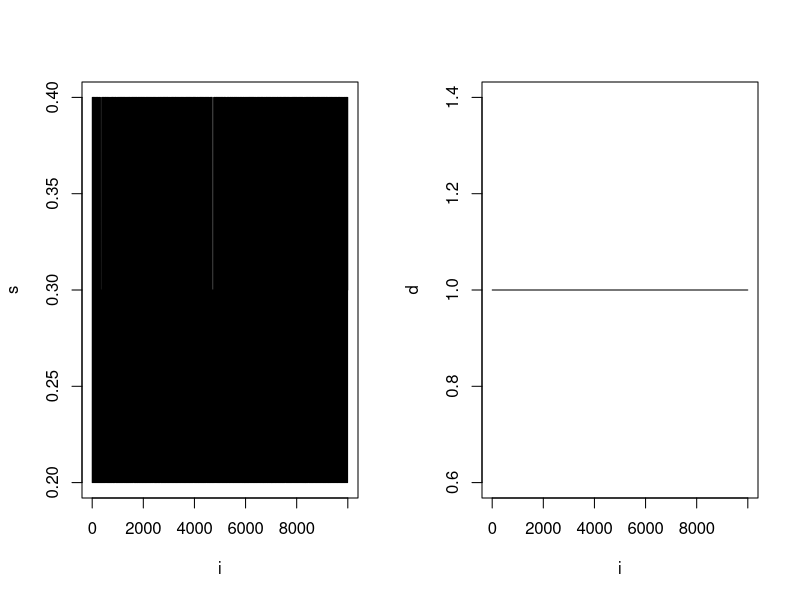

Generate this figure with R:
trace <- read.csv("segdup-trace.csv")
par(mfrow=c(1,2))
plot(s ~ i, data = trace, type="l")
plot(d ~ i, data = trace, type="l")
#plot(t ~ i, data = trace, type="l")
